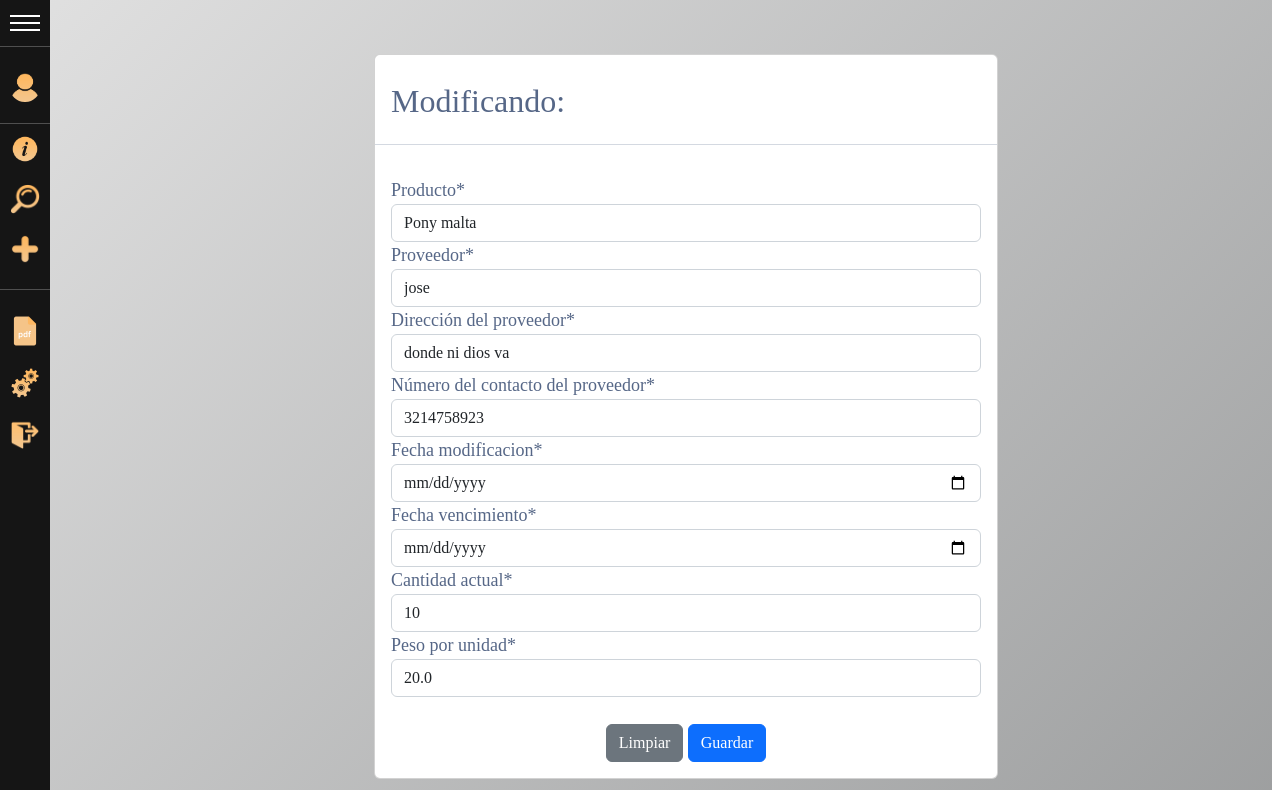
Page /modificar/3/ (signed in) on the earlier database version.
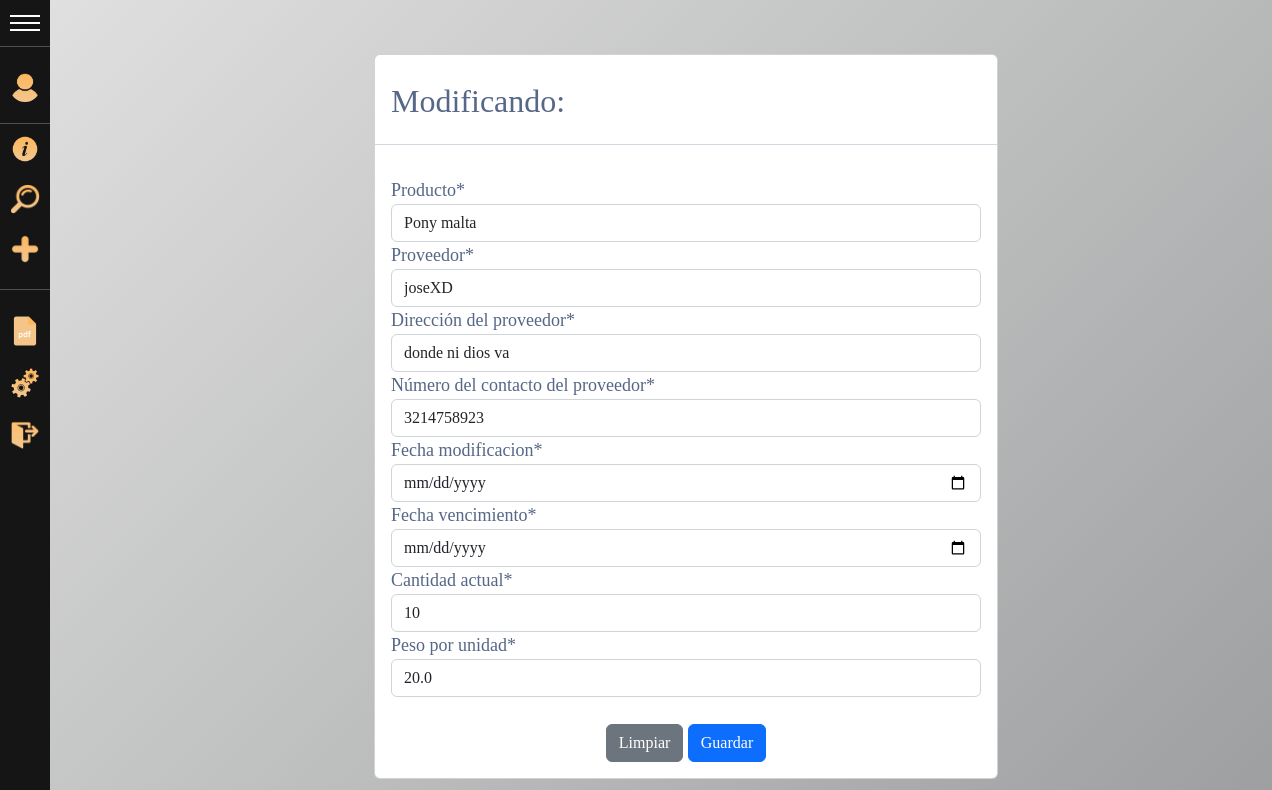
Same page on the later database version.
### gestion/models.py (models this page shows)
class Informacion(models.Model):
    class Meta:
        verbose_name_plural = 'Información'
    id = models.AutoField(primary_key=True)
    producto = models.ForeignKey(Producto, on_delete=models.CASCADE, null=True)
    proveedor =  models.CharField(max_length = 255, verbose_name="Proveedor")
    direccion_proveedor =  models.CharField(max_length = 255, verbose_name="Dirección del proveedor")
    numero_proveedor =  models.CharField(max_length = 255, verbose_name="Número del contacto del proveedor")
    fecha_modificacion =  models.DateField(max_length = 20,verbose_name = "Fecha de modificación")
    fecha_vencimiento =  models.DateField(max_length = 20,verbose_name="Fecha de vencimiento")
    cantidad_productos = models.IntegerField(verbose_name="Cantidad actual")
    peso_unidad = models.FloatField(verbose_name="Peso por unidad")

### gestion/views.py (the view, shortened to what this page needs)
# urls.py: path('modificar/<id>/', FormularioInformacionView.modificar_producto),  #Modificar producto base
    @login_required
    def modificar_producto(request, id):
        producto = get_object_or_404(Informacion, id=id)
        data = {
            'form': formularioInformacion(instance=producto),
            'info': Producto
        }
        return render(request, 'modificar_producto.html', data)

### gestion/forms.py
class formularioInformacion(forms.ModelForm):
    fecha_modificacion = forms.DateField(widget=DatePickerInput)
    fecha_vencimiento = forms.DateField(widget=DatePickerInput)
    class Meta:
        model = Informacion
        fields = '__all__'

### gestion/models.py (called while the page is built)
    def __str__(self):
        return self.nombre_descripcion

### templates/modificar_producto.html (shortened to what this page needs)
{% extends "base.html"%}
{% load crispy_forms_tags %}
{%block content %}
<br>
<br>
<div class="row">
    <div class="col-12 col-md-6 offset-md-3">
        <div class="card">
            <h2>&nbsp;&nbsp;Modificando: {{info}}</h2>
            <hr>
            <div class="card-body">
                <form action="" method="POST" enctype="multipart/form-data">
                    {{ form|crispy }}
                    <br>
                    <div class="d-flex justify-content-center">
                        <input type="reset" value="Limpiar" class="btn btn-secondary">
                        <input id="id_btn" type="submit" value="Guardar" class="btn btn-primary">
                    </div>
                </form>
            </div>
        </div>
    </div>
</div>
{%endblock%}

### templates/base.html (shortened to what this page needs)
{% load static %}
<!DOCTYPE html>
<html lang="es">
<head>
    <link rel="stylesheet" href="https://maxcdn.bootstrapcdn.com/font-awesome/4.7.0/css/font-awesome.min.css">
    <link href="https://cdn.jsdelivr.net/npm/bootstrap@5.2.2/dist/css/bootstrap.min.css" rel="stylesheet">
    <link rel = "stylesheet" href="{% static '/lista.css' %}">
    <link rel = "stylesheet" href="{% static '/menu2.css' %}">
    <link rel = "stylesheet" href="{% static '/search.css' %}">
</head>
<body>
    {% include "menu_derecha.html" %}
    {% block content %}
    {% endblock %}
</body>
</html>

### templates/menu_derecha.html (shortened to what this page needs)
{% load static %}
<!DOCTYPE html>
<html>
<head>
    <link rel = "stylesheet" href="{% static '/menu2.css' %}">
</head>
<body class="body-collapsed">
    <div id="sidemenu" class="menu-collapsed">
        <div id="header">
            <div id="menu-btn">
                <div class="btn-hamburger"></div>
                <div class="btn-hamburger"></div>
                <div class="btn-hamburger"></div>
            </div>
        </div>
        <div id="profile" title="Panel Administrativo">
            <a href="http://127.0.0.1:8000/admin/">
                <div id="photo"><img src="{% static '/user.png'%}" alt=""></div>
            </a>
        </div>
        {% if user.is_authenticated %}
        <div id="menu-items">
            <div class="item">
                <a href="http://127.0.0.1:8000/lista/" title="Abre la información general de los productos">
                    <div class="icon"><img src="{% static '/information.png'%}" alt=""> </div>
                </a>
            </div>
            <div class="item">
                <a href="http://127.0.0.1:8000/buscar/" title="Lista los productos mostrando su información">
                    <div class="icon"><img src="{% static '/lupa.png'%}"     /></div>
                </a>
            </div>
            <div class="item">
                <a href="http://127.0.0.1:8000/agregar/" title="Añade un producto al inventario">
                    <div class="icon"><img src="{% static '/add.png'%}"/></div>
                </a>
            </div>
            <div class="item separator">
            </div>
            <div class="item">
                <a href="http://127.0.0.1:8000/export/" title="Exportar a PDF el reporte quincenal">
                    <div class="icon"><img src="{% static '/pdf.png'%}" /></div>
                </a>
            </div>
            <div class="item" title="Desarrollo de calculos">
                <a href="http://127.0.0.1:8000/algebra">
                    <div class="icon"><img src="{% static '/resources.png'%}" /></div>
                </a>
            </div>
            <div class="item" title="Cerrar Sesión">
                <a href="http://127.0.0.1:8000/admin/logout">
                    <div class="icon"><img src="{% static '/logout.png'%}" /></div>
                </a>
            </div>
        </div>
    </div>
    {% endif %}
</body>
</html>

### static/lista.css (style rules this page uses)
body { margin: 0; width: 100%; height: 100vh; background: linear-gradient(-45deg, #f4eeed, #cbc7c8, #87898a, #e1e1e1); background-size: 400% 400%; animation: gradiente 15s ease infinite; overflow-y: scroll; overflow-x: hidden; }
body { color: #566787; font-family: 'Varela Round', sans-serif; font-size: 13px; }

### static/menu2.css (style rules this page uses)
:root { --width: 300px; --padding: 10px; --bgcolor: rgb(21, 21, 21); --hovercolor: rgb(79, 79, 79); --width-collapsed: 50px; }
body { font-family: Cambria, Cochin, Georgia, Times, 'Times New Roman', serif; font-size: 18px; padding: 0; margin: 0; margin-left: var(--width-collapsed); transition: 0.4s; }
#sidemenu { background-color: var(--bgcolor); color: white; position: fixed; height: 100%; left: 0; top: 0; transition: 0.4s; }
#sidemenu a { color: white; text-decoration: none; transition: 0.4s; }
#sidemenu #header { box-sizing: border-box; border-bottom: solid 1px var(--hovercolor); transition: 0.4s; }
#sidemenu #header #title, #sidemenu #header #menu-btn { vertical-align: middle; transition: 0.4s; }
#sidemenu #header #menu-btn { display: inline-block; transition: 0.4s; }
#sidemenu #header #menu-btn { cursor: pointer; padding: 10px; width: var(--width-collapsed); box-sizing: border-box; transition: 0.4s; }
#sidemenu #header #menu-btn .btn-hamburger { background-color: #fff; width: 100%; height: 2px; margin: 5px 0; transition: 0.4s; }
#sidemenu #profile { border-bottom: solid 1px var(--hovercolor); padding: var(--padding) 0; text-align: center; transition: 0.4s; }
#sidemenu #profile #photo { box-sizing: border-box; padding: var(--padding); margin: 0 auto; transition: 0.4s; }
#sidemenu #profile #photo img { border-radius: 50%; width: 60%; transition: 0.4s; }
#sidemenu #profile #photo,#sidemenu #profile #name { font-size: 24px; padding: var(--padding) 0; overflow: hidden; transition: 0.4s; }
#sidemenu #menu-items { overflow: hidden; transition: 0.4s; }
#sidemenu #menu-items .item { width: var(--width); transition: 0.4s; }
#sidemenu #menu-items .item .icon { display: inline-block; transition: 0.4s; }
#sidemenu #menu-items .item .icon, #sidemenu #menu-items .item .title { font-size: 14px; vertical-align: middle; overflow: hidden; display: inline-block; transition: 0.4s; }
#sidemenu #menu-items .item a { display: block; transition: 0.4s; }
#sidemenu #menu-items .item .icon { box-sizing: border-box; padding: var(--padding); width: var(--width-collapsed); transition: 0.4s; }
#sidemenu #menu-items .item .icon img { width: 100%; transition: 0.4s; }
#sidemenu #menu-items .item.separator { height: 1px; border-bottom: solid 1px var(--hovercolor); margin: 15px 0; transition: 0.4s; }
.menu-collapsed { width: var(--width-collapsed); transition: 0.4s; }
.menu-collapsed .item { width: 100px; transition: 0.4s; }

### static/search.css (style rules this page uses)
* { margin: 0; padding: 0; box-sizing: border-box; }

Differences in the rows shown:
changed Informacion "Pony malta": proveedor "jose" → "joseXD"
